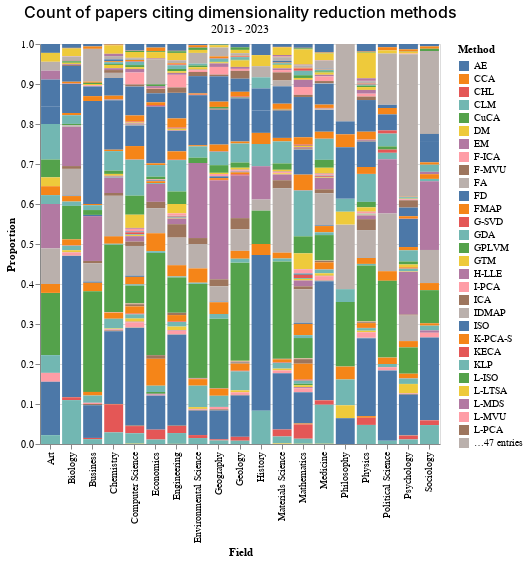

Here is the notebook cell this chart was saved with:
### Code cell
alt.Chart(field_method_df).mark_bar().encode(
    x=alt.X("field:N", axis=alt.Axis(title="Field")),
    y=alt.Y('fraction_in_field:Q', axis=alt.Axis(title="Proportion"), scale=alt.Scale(domain=[0.0, 1.0])),
    color=alt.Color("method_acronym:N", legend=alt.Legend(title="Method"))
).properties(
    title={
        "text": "Count of papers citing dimensionality reduction methods",
        "subtitle": "2013 - 2023",
        "fontSize": 16,
        "fontWeight": 500,
        "subtitleColor": "black",
        "subtitleFontSize": 12
    },
    width=400,
    height=400
)

### Figure 1 — Vega-Lite specification as saved in the notebook (floating-point values rounded to 4 significant figures; data arrays with more than 128 entries replaced by an {"elided": "..."} marker saying what was removed)
{"config": {"view": {"continuousWidth": 400, "continuousHeight": 300}}, "data": {"name": "data-aba690e3142979a5111cc18fb325001e"}, "mark": "bar", "encoding": {"color": {"field": "method_acronym", "legend": {"title": "Method"}, "type": "nominal"}, "x": {"axis": {"title": "Field"}, "field": "field", "type": "nominal"}, "y": {"axis": {"title": "Proportion"}, "field": "fraction_in_field", "scale": {"domain": [0.0, 1.0]}, "type": "quantitative"}}, "height": 400, "title": {"text": "Count of papers citing dimensionality reduction methods", "subtitle": "2013 - 2023", "fontSize": 16, "fontWeight": 500, "subtitleColor": "black", "subtitleFontSize": 12}, "width": 400, "$schema": "https://vega.github.io/schema/vega-lite/v4.17.0.json", "datasets": {"data-aba690e3142979a5111cc18fb325001e": {"elided": "807 records"}}}
